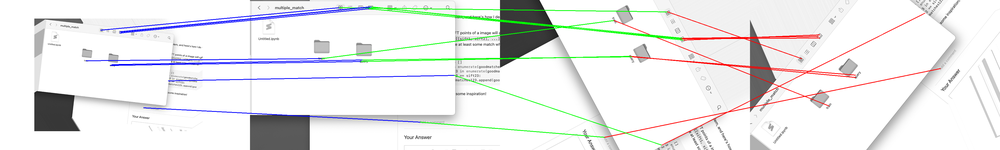
#> input picture notebooks/multiple_match/result_20230713-115708.png, 1000 x 150 px, shrunk from 3816 x 574 before the run, given in place of image1.png, which was not available
$ jupyter execute --allow-errors multiple_match_chain_v1.5.ipynb
#> lines starting #> are read from the running program, lines starting #| are printed output that depends on the picture; pictures that were not available may be replaced by others from this repository, and a replacement may not be noted
[cell 1]
# 1-2-3-4-1

[cell 2]
# import libraries
import cv2
import numpy as np
import glob
import os
import matplotlib.pyplot as plt
import time

# Function to detect keypoints and compute descriptors
def detect_and_compute(detector, descriptor, img):
    keypoints = detector.detect(img, None)
    keypoints, descriptors = descriptor.compute(img, keypoints)
    return keypoints, descriptors

# Function to read images from a directory
def read_images(query_image_path, train_images_dir):
#> called with query_image_path = 'query/image1.png', train_images_dir = 'all/'
    query_img = cv2.imread(query_image_path, cv2.IMREAD_GRAYSCALE)
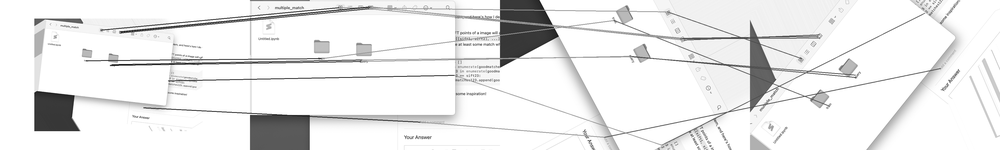
#> query_img: shape (150, 1000); min 16, max 255, mean 234
    train_images = [cv2.imread(img_path, cv2.IMREAD_GRAYSCALE) for img_path in glob.glob(os.path.join(train_images_dir, "*"))]
    return query_img, train_images

# Function to match descriptors and return the matches
def match_descriptors(descriptor_extractor, query_descriptors, train_descriptors):
    # Match descriptors.
    matches = descriptor_extractor.knnMatch(query_descriptors, train_descriptors, k=2)
    # Apply ratio test
    good_matches = []
    for m, n in matches:
        if m.distance < 0.9 * n.distance:
            good_matches.append(m)
    return good_matches

def main(query_image_path, train_images_dir):
    # Create SIFT detector and descriptor
    sift = cv2.SIFT_create()

    # Read images
    _, images = read_images(query_image_path, train_images_dir)
#> images = 1 item

    # Detect keypoints and compute descriptors for all images
    keypoints_descriptors = [detect_and_compute(sift, sift, img) for img in images]
#> in detect_and_compute, `keypoints = detector.detect(img, None)`: keypoints = 336 keypoints; strongest (x, y, size): (53, 111, 27.3), (121, 32, 1.9), (37, 21, 4.5), (74, 128, 5.7)
#> keypoints_descriptors = 1 item

    # Initialize chains with matches between the first and second image
    matches = match_descriptors(cv2.BFMatcher(cv2.NORM_L2), keypoints_descriptors[0][1], keypoints_descriptors[1][1])
    chains = [[m.queryIdx, m.trainIdx] for m in matches]

    # Extend the chains with matches in subsequent images
    for i in range(2, len(images)):
        new_chains = []
        matches = match_descriptors(cv2.BFMatcher(cv2.NORM_L2), keypoints_descriptors[i-1][1], keypoints_descriptors[i][1])
        for chain in chains:
            for m in matches:
                if chain[-1] == m.queryIdx:
                    new_chains.append(chain + [m.trainIdx])
        chains = new_chains

    # Draw the chains
    h, w = max(img.shape[:2] for img in images)
    output_img = np.zeros((h, len(images) * w, 3), dtype="uint8")
    for i, img in enumerate(images):
        output_img[:h, i*w:(i+1)*w, :] = cv2.cvtColor(img, cv2.COLOR_GRAY2RGB)

    # List of colors (red, green, blue, and yellow)
    colors = [(255, 0, 0), (0, 255, 0), (0, 0, 255), (255, 255, 0)]
    for chain in chains:
        # Skip the keypoints in image 4 that cannot match with the keypoints in image 1
        if keypoints_descriptors[0][0][chain[0]].pt != keypoints_descriptors[3][0][chain[-1]].pt:
            continue
        for i in range(len(chain) - 1):
            pt1 = tuple(map(int, keypoints_descriptors[i][0][chain[i]].pt))
            pt2 = tuple(map(int, keypoints_descriptors[i+1][0][chain[i+1]].pt))
            pt1 = (pt1[0] + i*w, pt1[1])
            pt2 = (pt2[0] + (i+1)*w, pt2[1])
            cv2.line(output_img, pt1, pt2, colors[i % len(colors)], 2)

    # Save result image with a unique timestamp suffix
    timestamp = time.strftime("%Y%m%d-%H%M%S")
    cv2.imwrite(f'result_{timestamp}.png', output_img)


# Usage
#> (the rest of this cell did not finish here and is left out)


$ run again, on prototype_individual.jpg
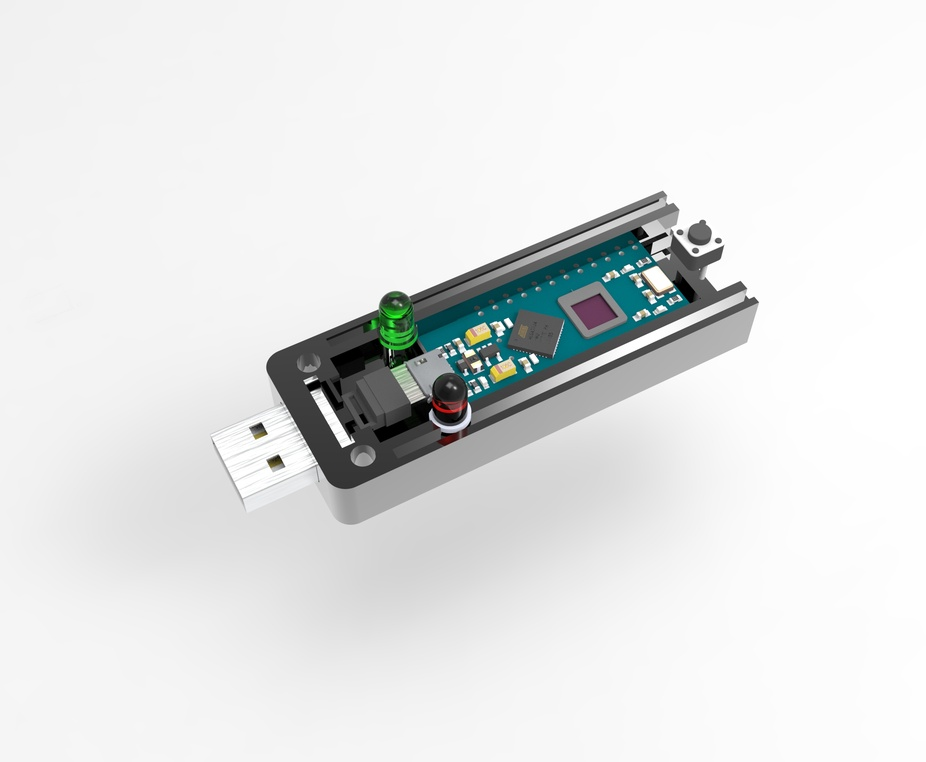
#> input picture prototype_individual.jpg, 926 x 762 px, shrunk from 2560 x 2105 before the run, given in place of image1.png, which was not available
#> in read_images, `query_img = cv2.imread(query_image_path, cv2.IMREAD_GRAYSCALE)`:
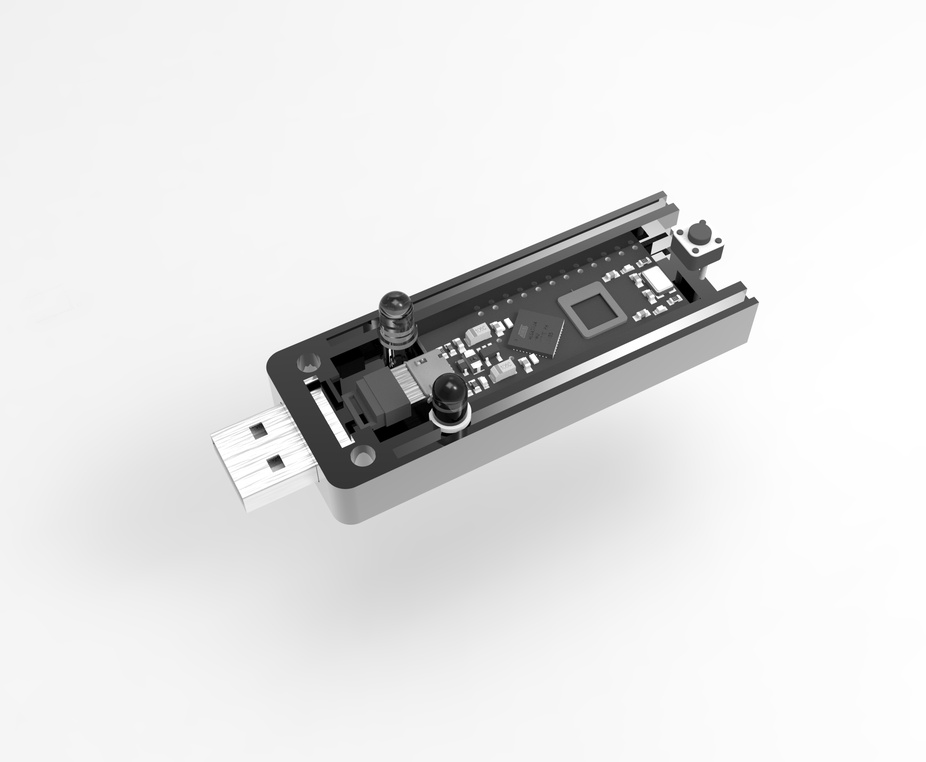
#> query_img: shape (762, 926); min 0, max 255, mean 227.9
#> images = 1 item
#> keypoints = 483 keypoints; strongest (x, y, size): (275, 461, 8.9), (259, 429, 9.4), (641, 241, 2), (320, 398, 9.8)
#> keypoints_descriptors = 1 item
